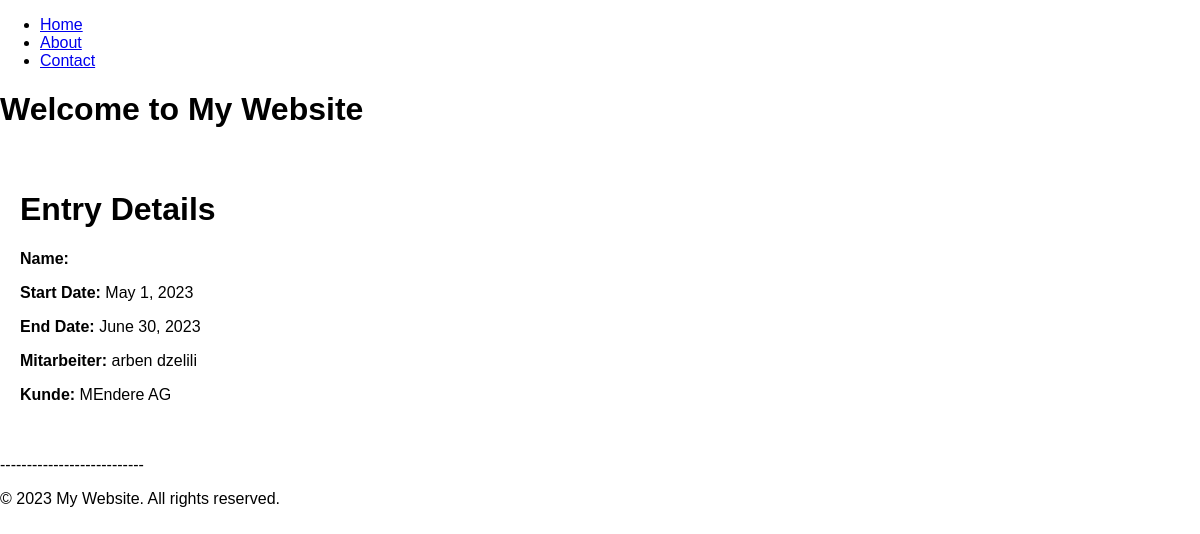
The page /arbeitsplanung/entries/6/details/ on the database its author committed.
### arbeitsplanung/models.py (models this page shows, shortened)
class Arbeitsplan(models.Model):
    mitarbeiter = models.ForeignKey(Mitarbeiter, on_delete=models.CASCADE)
    kunde = models.ForeignKey(Kunden, on_delete=models.CASCADE)
    start_datum = models.DateField()
    end_datum = models.DateField()

class Mitarbeiter(models.Model):
    VERFUEGBARKEIT_CHOICES = [
        ('frei', 'Frei'),
        ('on work', 'On Work'),
        ('ferien', 'Ferien'),
        ('krank', 'Krank'),
    ]
    name = models.CharField(max_length=200, blank=False, null=False)
    beginn_arbeitsverhaeltnis = models.DateField(blank=False, null=False)
    foto = models.ImageField(upload_to='mitarbeiter_fotos/', blank=True, null=True)
    telefonnummer = models.CharField(max_length=15, blank=False, null=False)
    stundenlohn = models.DecimalField(max_digits=5, decimal_places=2, blank=False, null=False)
    verfuegbarkeit = models.CharField(
        max_length=10,
        choices=VERFUEGBARKEIT_CHOICES,
        default='frei',
        blank=False,
        null=False
    )
    def __str__(self):
        return self.name

### kundendatenbank/models.py (models this page shows, shortened)
class Kunden(models.Model):
    name = models.CharField(max_length=200, blank=False, null=False)
    adresse = models.CharField(max_length=200, blank=False, null=False)
    telefonnummer = models.CharField(max_length=15, blank=False, null=False)
    email = models.EmailField(max_length=200, blank=True, null=True)
    stundenansatz = models.DecimalField(max_digits=5, decimal_places=2, blank=False, null=False)
    def __str__(self):
        return self.name

### arbeitsplanung/views.py (the view)
# urls.py: path('entries/<int:entry_id>/details/', views.arbeitsplan_entry_details, name='arbeitsplan_entry_details'),
def arbeitsplan_entry_details(request, entry_id):
    entry = get_object_or_404(Arbeitsplan, id=entry_id)
    return render(request, 'arbeitsplan_entry_details.html', {'entry': entry})

### templates/arbeitsplan_entry_details.html (shortened to what this page needs)
{% extends 'base.html' %}
{% load static %}
{% block content %}
    <div class="container">
        <h1>Entry Details</h1>
        <p><strong>Name:</strong> {{ entry.name }}</p>
        <p><strong>Start Date:</strong> {{ entry.start_datum }}</p>
        <p><strong>End Date:</strong> {{ entry.end_datum }}</p>
        <p><strong>Mitarbeiter:</strong> {{ entry.mitarbeiter }}</p>
        <p><strong>Kunde:</strong> {{ entry.kunde }}</p>
    </div>
{% endblock %}

### static/css/style.css (style rules this page uses)
body { width: 100%; height: 100vh; margin: 0; padding: 0; background-color: white; font-family: Arial, sans-serif; }
.container { max-width: 1200px; margin: 0 auto; padding: 20px; }
@media (min-width: 1200px) { .container { max-width: 1400px; } }

### rows shown on the page
Arbeitsplan: start_datum "May 1, 2023", end_datum "June 30, 2023", mitarbeiter "arben dzelili", kunde "MEndere AG"
